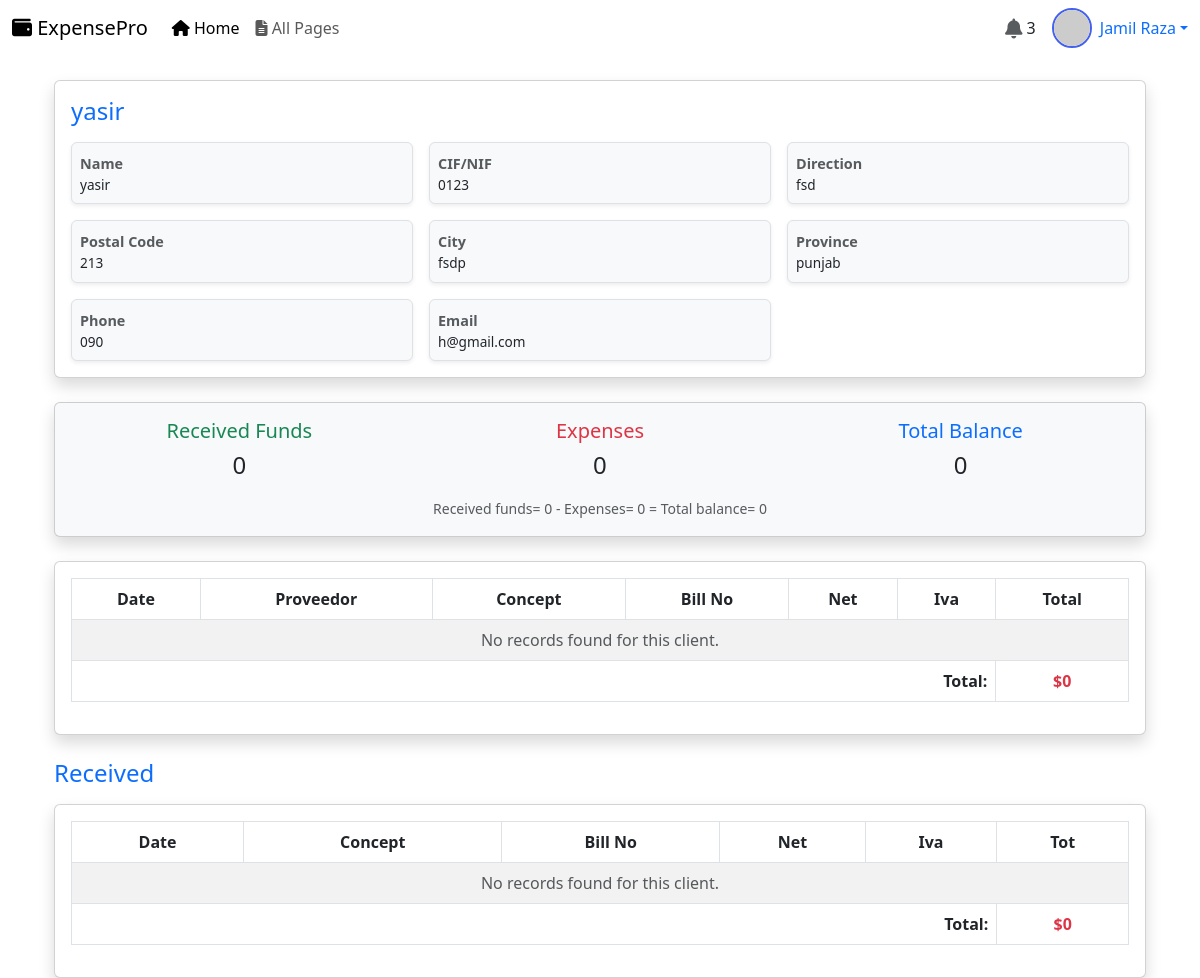
The app's page /client/37/history (signed in) with its own data.
### app/models.py (models this page shows, shortened)
class Client_details(models.Model):
    name = models.CharField(max_length=255)
    cif_nif = models.CharField(max_length=50, unique=True)
    direction = models.TextField()
    postal_code = models.CharField(max_length=6)
    city = models.CharField(max_length=100)
    province = models.CharField(max_length=100)
    phone = models.CharField(max_length=15)
    email = models.EmailField(unique=True)

### app/views.py (the view)
# urls.py: path('client/<int:client_id>/history',views.client_history, name='client_history'),
@custom_login_required
def client_history(request,client_id):
    client = get_object_or_404(Client_details, id=client_id)
    expenses = Expense.objects.filter(client_id=client_id).order_by('-date')
    funds_recevied = Funds.objects.filter(client_id= client_id).order_by('-date')
    total_sum = expenses.aggregate(total_sum=Sum('total'))['total_sum'] or 0
    tsf =funds_recevied.aggregate(tsf=Sum('total'))['tsf'] or 0
    remaining_balance = tsf - total_sum
    context = {
        'client': client,
        'expenses': expenses,
        'total_sum': total_sum,
        'funds_recevied' : funds_recevied,
        'tsf' : tsf,
        'remaining_balance' : remaining_balance,
    }
    return render(request , 'client_history.html',context)

### app/views.py (called while the page is built)
def custom_login_required(view_func):
    @wraps(view_func)
    def wrapper(request, *args, **kwargs):
        if request.user.is_authenticated:
            return view_func(request, *args, **kwargs)
        else:
            return render(request, 'page_not_found.html', status=401)  # or custom template
    return wrapper

### template/client_history.html
{% extends "base.html" %}
{% block content %}
<div class="container mt-4">
    <div class="card shadow p-3 mb-4">
        <h3 class="text-primary mb-3" style="font-size: 1.5rem;">{{ client.name }}</h3>
        <div class="row g-3">
            <div class="col-sm-6 col-md-4">
                <div class="border rounded p-2 bg-light shadow-sm">
                    <strong class="text-muted" style="font-size: 0.9rem;">Name</strong>
                    <div style="font-size: 0.85rem;">{{client.name}}</div>
                </div>
            </div>
            <div class="col-sm-6 col-md-4">
                <div class="border rounded p-2 bg-light shadow-sm">
                    <strong class="text-muted" style="font-size: 0.9rem;">CIF/NIF</strong>
                    <div style="font-size: 0.85rem;">{{ client.cif_nif }}</div>
                </div>
            </div>
            <div class="col-sm-6 col-md-4">
                <div class="border rounded p-2 bg-light shadow-sm">
                    <strong class="text-muted" style="font-size: 0.9rem;">Direction</strong>
                    <div style="font-size: 0.85rem;">{{ client.direction }}</div>
                </div>
            </div>
            <div class="col-sm-6 col-md-4">
                <div class="border rounded p-2 bg-light shadow-sm">
                    <strong class="text-muted" style="font-size: 0.9rem;">Postal Code</strong>
                    <div style="font-size: 0.85rem;">{{ client.postal_code }}</div>
                </div>
            </div>
            <div class="col-sm-6 col-md-4">
                <div class="border rounded p-2 bg-light shadow-sm">
                    <strong class="text-muted" style="font-size: 0.9rem;">City</strong>
                    <div style="font-size: 0.85rem;">{{ client.city }}</div>
                </div>
            </div>
            <div class="col-sm-6 col-md-4">
                <div class="border rounded p-2 bg-light shadow-sm">
                    <strong class="text-muted" style="font-size: 0.9rem;">Province</strong>
                    <div style="font-size: 0.85rem;">{{ client.province }}</div>
                </div>
            </div>
            <div class="col-sm-6 col-md-4">
                <div class="border rounded p-2 bg-light shadow-sm">
                    <strong class="text-muted" style="font-size: 0.9rem;">Phone</strong>
                    <div style="font-size: 0.85rem;">{{ client.phone }}</div>
                </div>
            </div>
            <div class="col-sm-6 col-md-4">
                <div class="border rounded p-2 bg-light shadow-sm">
                    <strong class="text-muted" style="font-size: 0.9rem;">Email</strong>
                    <div style="font-size: 0.85rem;">{{ client.email }}</div>
                </div>
            </div>
        </div>
    </div>
    <div class="card shadow p-3 mb-4 bg-light">
        <div class="row text-center">
            <div class="col-md-4">
                <h5 class="text-success">Received Funds</h5>
                <h4>{{ tsf}}</h4>
            </div>
            <div class="col-md-4">
                <h5 class="text-danger">Expenses</h5>
                <h4>{{total_sum}}</h4>
            </div>
            <div class="col-md-4">
                <h5 class="text-primary">Total Balance</h5>
                <h4>{{remaining_balance}}</h4>
            </div>
        </div>
        <div class="text-center mt-2">
            <small class="text-muted">Received funds= {{tsf}} - Expenses= {{total_sum}} = Total balance= {{remaining_balance}}</small>
        </div>
    </div>
    <div class="card shadow p-3 mb-4">
        <div class="table-responsive">
            <table class="table table-bordered table-striped">
                <thead class="bg-secondary text-white text-center">
                    <tr>
                        <th>Date</th>
                        <th>Proveedor</th>
                        <th>Concept</th>
                        <th>Bill No</th>
                        <th>Net</th>
                        <th>Iva</th>
                        <th>Total</th>
                    </tr>
                </thead>
                <tbody>
                    {% for expense in expenses %}
                    <tr class="text-center">
                        <td>{{ expense.date }}</td>
                        <td>{{ expense.provider.name }}</td>
                        <td>{{ expense.concept }}</td>
                        <td>{{ expense.bill_no }}</td>
                        <td>${{ expense.neto }}</td>
                        <td>${{ expense.iva }}</td>
                        <td class="text-danger"><strong>${{ expense.total }}</strong></td>
                    </tr>
                    {% empty %}
                    <tr>
                        <td colspan="7" class="text-center text-muted">No records found for this client.</td>
                    </tr>
                    {% endfor %}
                    <tr class="text-center bg-light">
                        <td colspan="6" class="text-end"><strong>Total:</strong></td>
                        <td class="text-danger"><strong>${{ total_sum }}</strong></td>
                    </tr>
                </tbody>
            </table>
        </div>
    </div>
    <h3 class="text-primary mb-3" style="font-size: 1.5rem;">Received</h3>
    <div class="card shadow p-3">
        <div class="table-responsive">
            <table class="table table-bordered table-striped">
                <thead class="bg-secondary text-white text-center">
                    <tr>
                        <th>Date</th>
                        <th>Concept</th>
                        <th>Bill No</th>
                        <th>Net</th>
                        <th>Iva</th>
                        <th>Tot</th>
                    </tr>
                </thead>
                <tbody>
                    {% for fund in funds_recevied%}
                    <tr class="text-center">
                        <td>{{ fund.date }}</td>
                        <td>{{ fund.concept }}</td>
                        <td>{{ fund.bill_no }}</td>
                        <td>${{ fund.neto }}</td>
                        <td>${{ fund.iva }}</td>
                        <td class="text-danger"><strong>${{ fund.total }}</strong></td>
                    </tr>
                    {% empty %}
                    <tr>
                        <td colspan="6" class="text-center text-muted">No records found for this client.</td>
                    </tr>
                    {% endfor %}
                    <tr class="text-center bg-light">
                        <td colspan="5" class="text-end"><strong>Total:</strong></td>
                        <td class="text-danger"><strong>${{ tsf }}</strong></td>
                    </tr>
                </tbody>
            </table>
        </div>
    </div>
</div>
{% endblock %}

### template/base.html (style rules this page uses)
:root { --primary-color: #4361ee; --secondary-color: #3a0ca3; --light-color: #f8f9fa; --dark-color: #212529; }
body { font-family: 'Segoe UI', Tahoma, Geneva, Verdana, sans-serif; }

### records on screen
Client_details: name "yasir", cif_nif "0123", direction "fsd", postal_code "213", city "fsdp", province "punjab", phone "090", email "h@gmail.com"

### other values on screen
{{ tsf }} "0"
{{ total_sum }} "0"
{{ remaining_balance }} "0"
